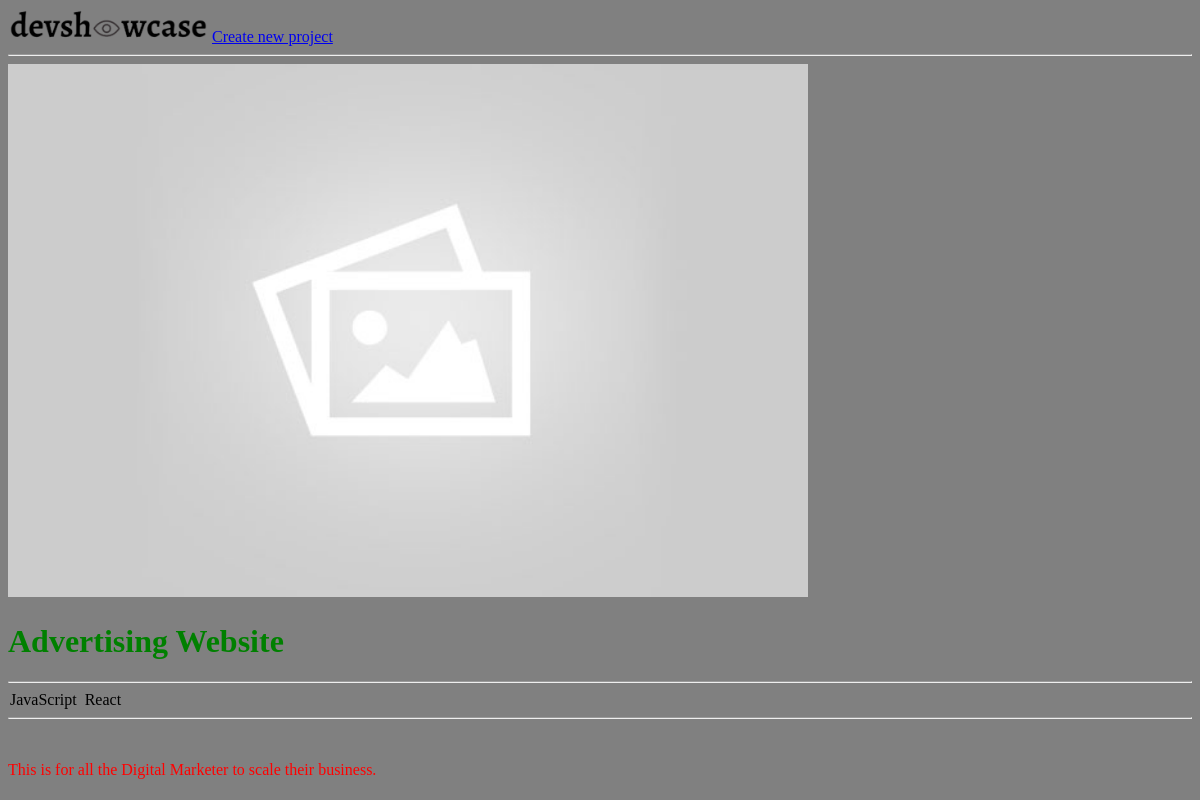
The page /project/92aa09915e9148e583f2863b801bf485/ on the database as committed earlier.
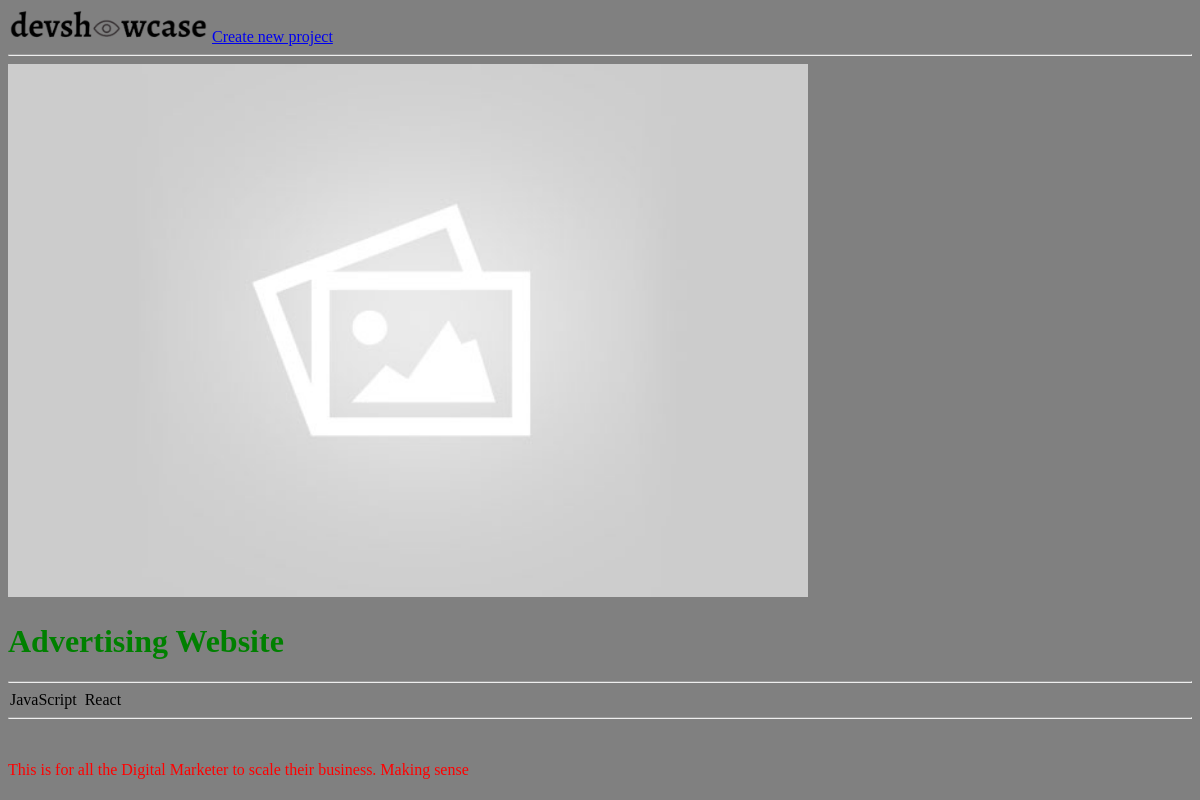
The same page on the database as committed later.
### application/models.py (models this page shows, shortened)
class Project (models.Model):
    title = models.CharField(max_length = 200)
    description = models.TextField(blank = True, null = True)
    project_image = models.ImageField(blank = True, null = True, default = "default.jpg")
    demo_link = models.CharField(max_length=2000, blank = True, null = True)
    source_link = models.CharField(max_length = 2000, blank = True, null = True)
    tags = models.ManyToManyField('Tag', blank = True)  # it lets user select content of Tag table.
    vote_total = models.IntegerField(default = 0, null = True, blank = True)
    vote_ratio = models.IntegerField(default = 0, null = True, blank = True)
    created = models.DateTimeField(auto_now_add=True)
    id = models.UUIDField(default=uuid.uuid4, primary_key=True, unique=True, editable=False)

### application/views.py (the view)
# urls.py: path("project/<str:pk>/", views.project, name="project"),
def project(request, pk):   # detail view
    projectObj = models.Project.objects.get(id=pk) # retrieve single project object from the db using it's pk.
    context = {
        'project': projectObj
    }
    return render(request, 'application/single__project.html', context)

### application/models.py (called while the page is built)
    def __str__(self):
        return self.name

### template/application/single__project.html
{% extends 'application/main.html' %}
{% block content %}
<img style="width: 800px;" src="{{ project.project_image.url  }}" alt="Project-image">
<h1>{{project.title}}</h1>
<hr>
{% for tag in project.tags.all %}
<span style="border: 2px solid grey;">{{tag}}</span>
{% endfor %}
<hr>
<br>
<p>{{project.description}}</p>
{% endblock %}

Rows that differ between the two databases and show on the page:
changed Project "Advertising Website": description "This is for all the Digital Marketer to scale their business." → "This is for all the Digital Marketer to scale their business. Making sense"
